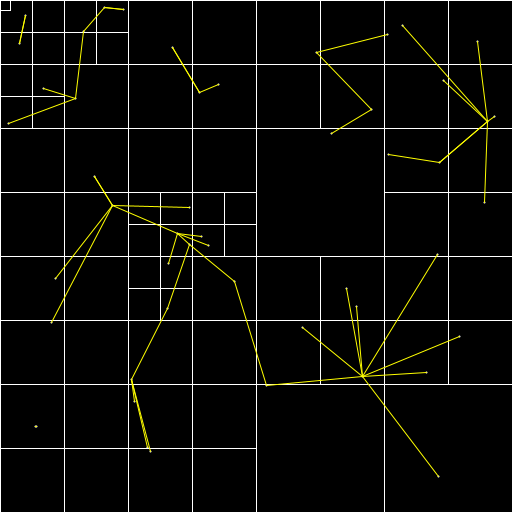
Frame 1 (no input)
Frame 60 (the mouse pressed at the canvas centre just before this capture): identical to frame 1, image omitted
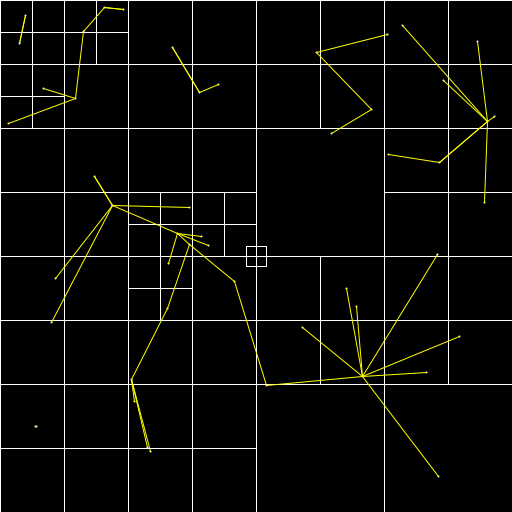
Frame 120 (the mouse held since frame 60 and released just before this capture)

The Processing sketch that drew these frames (run headless with seeded random() and noise(); from frame 60 on, the mouse is pressed at the canvas centre):

// Processing sketch: main
// ── main.pde

QuadTree qTree;

Rect queryBox;

void setup()
{
  size(512, 512);
  rectMode(CENTER);
  
  Rect boundary = new Rect(width / 2, height / 2, width / 2, height / 2);
  
  qTree = new QuadTree(boundary, 1);
  
  for (int i = 0; i < 50; i++) qTree.Insert(new PVector(random(width), random(height)));
  
  queryBox = new Rect(width / 2, height / 2, 10, 10);
}

void draw()
{
  background(0);
  
  queryBox.x = mouseX;
  queryBox.y = mouseY;
  
  qTree.draw();
  
  strokeWeight(1);
  stroke(255);
  rect(queryBox.x, queryBox.y, queryBox.w * 2, queryBox.h * 2);
  
  strokeWeight(1);
  stroke(255, 255, 0);
  for (PVector point : qTree.AllPoints())
  {
    PVector closest = qTree.ClosestPoint(point);
    line(point.x, point.y, closest.x, closest.y);
  }
  
  strokeWeight(4);
  stroke(0, 255, 0);
  ArrayList<PVector> points = qTree.Query(queryBox);
  for (PVector point : points)
  {
    point(point.x, point.y);
  }
  strokeWeight(1);
  stroke(0, 255, 0);
  for (PVector point : points)
  {
    PVector closest = qTree.ClosestPoint(point);
    line(point.x, point.y, closest.x, closest.y);
  }
  
  
}

// ── QuadTree.pde

class QuadTree
{
  Rect boundary;
  
  int capacity, maxCapacity;
  PVector[] points;
  boolean isDivided = false;
  
  QuadTree[] children;
  
  
  QuadTree(Rect boundary, int maxCapacity)
  {
    this.boundary = boundary;
    this.maxCapacity = maxCapacity;
    this.capacity = 0;
    
    points = new PVector[maxCapacity];
  }
  
  private void Subdivide()
  {
    children = new QuadTree[4];
    for (int i = 0; i < 4; i++) children[i] = new QuadTree(boundary.GetQuadrant(i), this.maxCapacity);
    
    isDivided = true;
  }
  
  public boolean Insert(PVector point)
  {
    if (!this.boundary.Contains(point)) return false;
        
    if (capacity < maxCapacity) 
    {
      points[capacity++] = point;
      return true;
    }
    else
    {
      if (!isDivided) Subdivide();
      
      for (int i = 0; i < 4; i++) if (children[i].Insert(point)) return true;
    }
    
    return false;
  }
  
  public ArrayList<PVector> AllPoints()
  {
    ArrayList<PVector> contained = new ArrayList<PVector>();
    AllPoints(contained);
    
    return contained;
  }
  public void AllPoints(ArrayList<PVector> all)
  {    
    for (int i = 0; i < this.capacity; i++) all.add(this.points[i]);
    if (isDivided) for (int i = 0; i < 4; i++) children[i].AllPoints(all);
  }
  
  
  public ArrayList<PVector> Query(Rect range)
  {
    ArrayList<PVector> contained = new ArrayList<PVector>();
    Query(range, contained);
    
    return contained;
  }
  private void Query(Rect range, ArrayList<PVector> contained)
  {
    if (!range.Intersects(this.boundary)) return;
    for (int i = 0; i < this.capacity; i++) if (range.Contains(this.points[i])) contained.add(this.points[i]);
    if (isDivided) for (int i = 0; i < 4; i++) children[i].Query(range, contained);
  }
  
  public PVector ClosestPoint(PVector test)
  {
    if (capacity == 0) return null;
    
    PVector closest = points[0];
    float dx = abs(closest.x - test.x);
    float dy = abs(closest.y - test.y);
    Rect testRect = new Rect((int)test.x, (int)test.y, (int)dx, (int)dy);
    
    ClosestPointData cpd = new ClosestPointData(closest, (dx * dx) + (dy * dy), testRect);
    cpd = ClosestPointRecursive(test, cpd);
    
    return cpd.closest;
  }
  private ClosestPointData ClosestPointRecursive(PVector test, ClosestPointData cpd)
  {
    if (!cpd.testRect.Intersects(this.boundary)) return cpd;
    
    for (int i = 0; i < capacity; i++)
    {
       float dx = abs(test.x - points[i].x);
       float dy = abs(test.y - points[i].y);
       
       float distanceSquared = (dx * dx) + (dy * dy);
       
       if (distanceSquared > 0 && distanceSquared < cpd.closestDistanceSquared)
       {
         cpd.closest = points[i];
         cpd.closestDistanceSquared = distanceSquared;
         cpd.testRect.x = (int)dx;
         cpd.testRect.y = (int)dy;
       }
    }
      
    if (isDivided)
    {
      for (int i = 0; i < 4; i++) cpd = children[i].ClosestPointRecursive(test, cpd);
    }
    
    return cpd;
  }
  
  
  public void draw()
  {
    strokeWeight(1);
    stroke(255);
    noFill();
    rect(this.boundary.x, this.boundary.y, this.boundary.w * 2, this.boundary.h * 2);
    
    strokeWeight(2);
    for (int i = 0; i < this.capacity; i++) point(this.points[i].x, this.points[i].y);
    
    if (isDivided) for (int i = 0; i < 4; i++) children[i].draw();
  }
}


class ClosestPointData
{
  PVector closest;
  float closestDistanceSquared;
  Rect testRect;
  
  public ClosestPointData(PVector closest, float closestDistSquared, Rect testRect)
  {
    this.closest= closest;
    this.closestDistanceSquared = closestDistSquared;
    this.testRect = testRect;
  }
}

// ── Rect.pde

class Rect{
  int x, y, w, h;
  public Rect(int x, int y, int w, int h)
  {
    this.x = x; this.y = y;
    this.w = w; this.h = h;
  }
  
  // index: 0 - nw, 1 - ne, 2 - sw, 3 - se
  public Rect GetQuadrant(int index)
  {
    int dx = this.w / 2, dy = this.h / 2;
    int x = this.x, y = this.y, w = this.w / 2, h = this.h / 2;
    
    switch (index)
    {
      case 0:
        x -= dx; y += dy; break;
      case 1:
        x += dx; y += dy; break;
      case 2:
        x -= dx; y -= dy; break;
      case 3:
        x += dx; y -= dy; break;
      default:
        print("Error, index does not correspond to a quadrant");
        break;
    }
    
    return new Rect(x, y, w, h);
  }
  
  public boolean Contains(PVector point)
  {
    return point.x <= this.x + this.w &&
      point.x >= this.x - this.w &&
      point.y <= this.y + this.h &&
      point.y >= this.y - this.w;
  }
  
  
  public boolean Intersects(Rect other)
  {
    return !(this.x + this.w < other.x - other.w || 
      this.x - this.w > other.x + other.w ||
      this.y + this.h < other.y - other.h ||
      this.y - this.h > other.y + other.h);
  }
}
